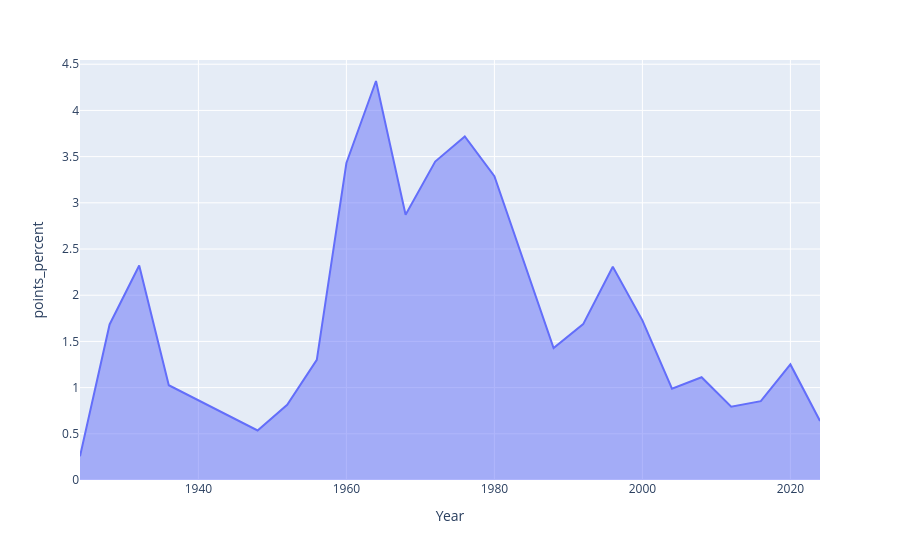

This figure's notebook cell:
### Code cell
fig = px.area(
    df_medal_points[df_medal_points["Team"] == "Poland"], x="Year", y="points_percent"
)
fig.show()

### Figure 1 — Plotly figure (JSON) as saved in the notebook; plotly's stock layout.template omitted (floating-point values rounded to 4 significant figures)
{"data": [{"fillpattern": {"shape": ""}, "hovertemplate": "Year=%{x}<br>points_percent=%{y}<extra></extra>", "legendgroup": "", "line": {"color": "#636efa"}, "marker": {"symbol": "circle"}, "mode": "lines", "name": "", "orientation": "v", "showlegend": false, "stackgroup": "1", "type": "scatter", "x": [1924, 1928, 1932, 1936, 1948, 1952, 1956, 1960, 1964, 1968, 1972, 1976, 1980, 1988, 1992, 1996, 2000, 2004, 2008, 2012, 2016, 2020, 2024], "xaxis": "x", "y": [0.2571, 1.684, 2.321, 1.026, 0.5364, 0.813, 1.3, 3.431, 4.318, 2.872, 3.446, 3.718, 3.288, 1.427, 1.687, 2.309, 1.728, 0.9883, 1.112, 0.7925, 0.8529, 1.251, 0.6384], "yaxis": "y"}], "layout": {"legend": {"tracegroupgap": 0}, "margin": {"t": 60}, "xaxis": {"anchor": "y", "domain": [0, 1], "title": {"text": "Year"}}, "yaxis": {"anchor": "x", "domain": [0, 1], "title": {"text": "points_percent"}}}}
